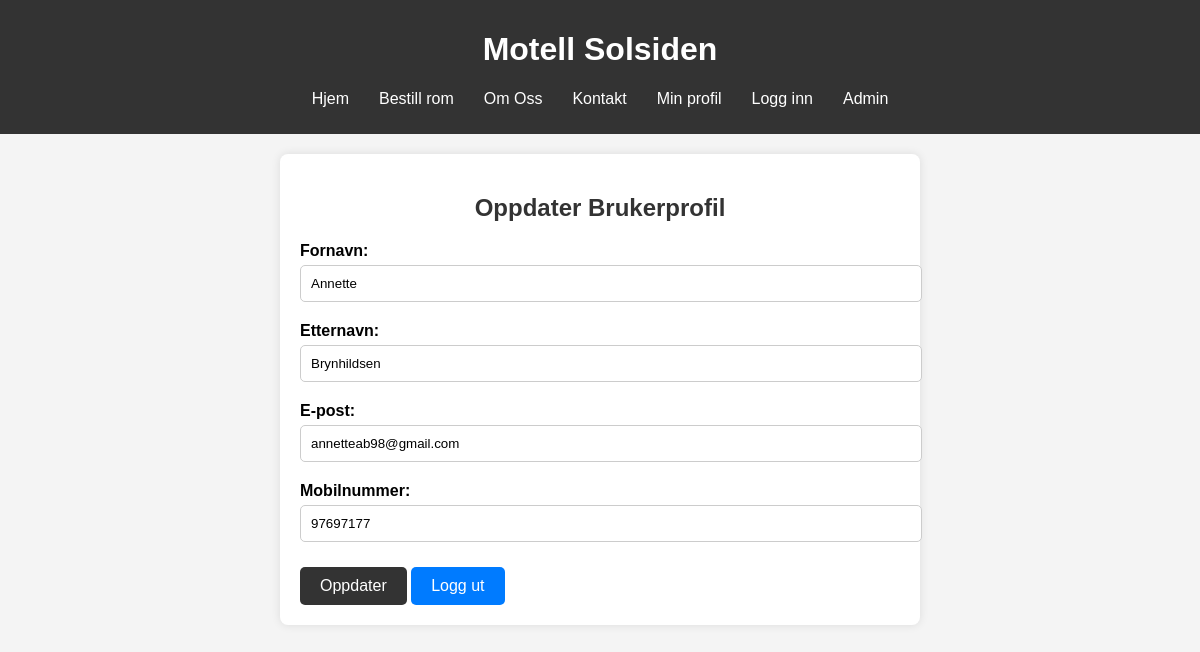
The app's page /gjesteprofil.php (signed in) with its own data.
### tables this page shows
CREATE TABLE `users` (
  `bruker_id` int(11) NOT NULL,
  `fornavn` varchar(50) DEFAULT NULL,
  `etternavn` varchar(50) DEFAULT NULL,
  `mobil` int(15) DEFAULT NULL,
  `epost` varchar(100) DEFAULT NULL,
  `passord` varchar(100) DEFAULT NULL,
  `rolle` enum('gjest','admin') NOT NULL
);

### gjesteprofil.php (the view, shortened to what this page needs)
<?php
$bruker_id = $_SESSION["bruker_id"];
$servername = "localhost";
$username = "root";
$password = "";
$dbname = "motell";
$conn = new mysqli($servername, $username, $password, $dbname);
$sql = "SELECT fornavn, etternavn, epost, mobil FROM users WHERE bruker_id = ?";
$stmt = $conn->prepare($sql);
$stmt->bind_param("i", $bruker_id);
$stmt->execute();
$result = $stmt->get_result();
$user = $result->num_rows > 0 ? $result->fetch_assoc() : [];
?>
<!DOCTYPE html>
<html lang="no">
<head>
</head>
<body>
<header>
    <h1>Motell Solsiden</h1>
    <nav>
        <ul>
        <li><a href="index.php">Hjem</a></li>
            <li><a href="booking.php">Bestill rom</a></li>
            <li><a href="about.php">Om Oss</a></li>
            <li><a href="kontakt.php">Kontakt</a></li>
            <li><a href="gjesteprofil.php">Min profil</a></li>
            <li><a href="login.php">Logg inn</a></li>
            <li class="right-align"><a href="admin.php">Admin</a></li>
        </ul>
    </nav>
</header>
<div class="container">
    <h2>Oppdater Brukerprofil</h2>
    <form method="post" action="<?php echo htmlspecialchars($_SERVER["PHP_SELF"]); ?>">
        <label for="fornavn">Fornavn:</label>
        <input type="text" id="fornavn" name="fornavn" value="<?php echo $user["fornavn"] ?? ''; ?>">
        <label for="etternavn">Etternavn:</label>
        <input type="text" id="etternavn" name="etternavn" value="<?php echo $user["etternavn"] ?? ''; ?>">
        <label for="epost">E-post:</label>
        <input type="text" id="epost" name="epost" value="<?php echo $user["epost"] ?? ''; ?>">
        <label for="mobil">Mobilnummer:</label>
        <input type="text" id="mobil" name="mobil" value="<?php echo $user["mobil"] ?? ''; ?>">
        <input type="submit" value="Oppdater">
        <a href="logout.php" class="logout-button">Logg ut</a>
    </form>
</div>
</body>
</html>

### gjesteprofil.php (style rules this page uses)
body { font-family: Arial, sans-serif; background-color: #f4f4f4; margin: 0; padding: 0; }
header { background-color: #333; color: #fff; padding: 10px 0; text-align: center; }
header nav ul { list-style: none; display: flex; justify-content: center; padding: 0; }
header nav ul li { margin: 0 15px; }
header nav ul li a { color: #fff; text-decoration: none; }
.container { max-width: 600px; margin: 20px auto; padding: 20px; background-color: #fff; border-radius: 8px; box-shadow: 0 0 10px rgba(0, 0, 0, 0.1); }
.container h2 { text-align: center; color: #333; }
form label { font-weight: bold; margin-top: 10px; display: block; }
form input[type="text"], form input[type="email"] { width: 100%; padding: 10px; margin: 5px 0 10px 0; border: 1px solid #ccc; border-radius: 5px; }
form input[type="submit"] { display: inline-block; margin-top: 15px; padding: 10px 20px; background-color: #333; color: white; text-decoration: none; border: none; border-radius: 5px; text-align: center; font-size: 16px; cursor: pointer; transition: background-color 0.3s ease; }
.logout-button { display: inline-block; margin-top: 15px; padding: 10px 20px; background-color: #007BFF; color: white; text-decoration: none; border: none; border-radius: 5px; text-align: center; font-size: 16px; cursor: pointer; transition: background-color 0.3s ease; }

### records on screen
users: fornavn "Annette", etternavn "Brynhildsen", epost "annetteab98@gmail.com", mobil "97697177"
